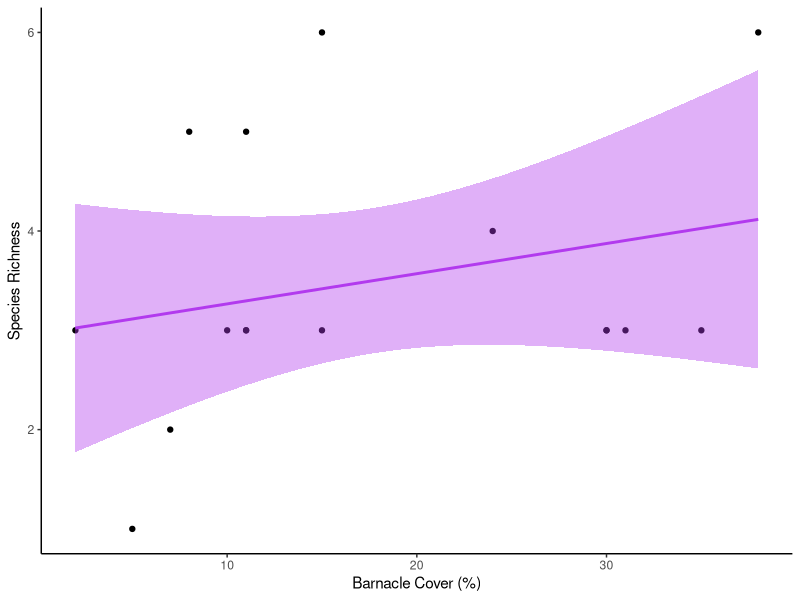
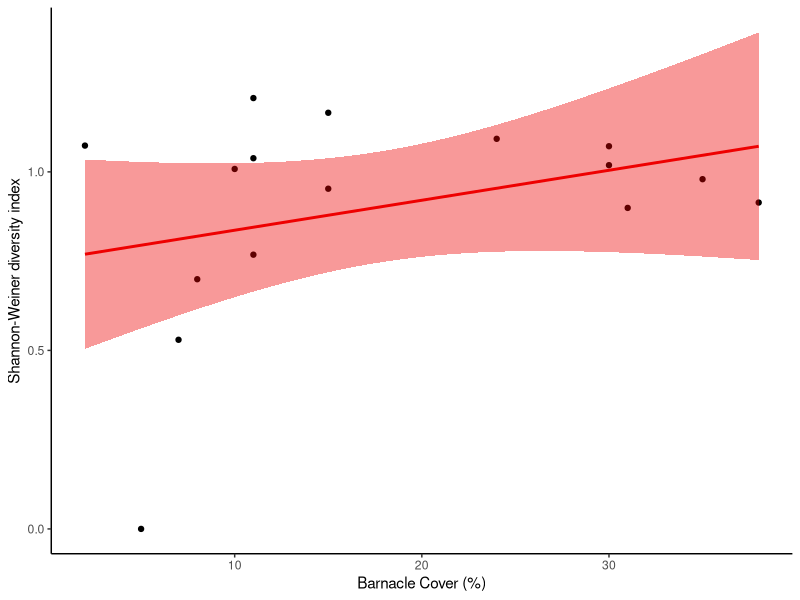
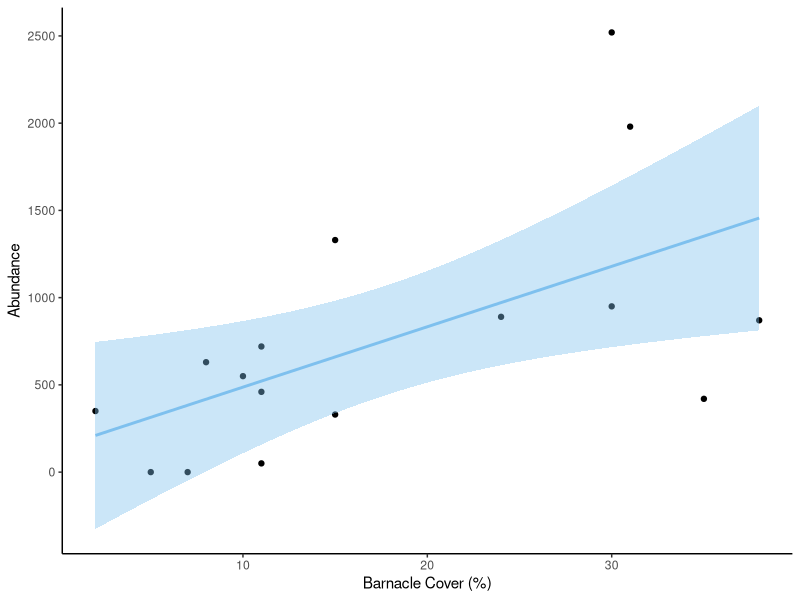
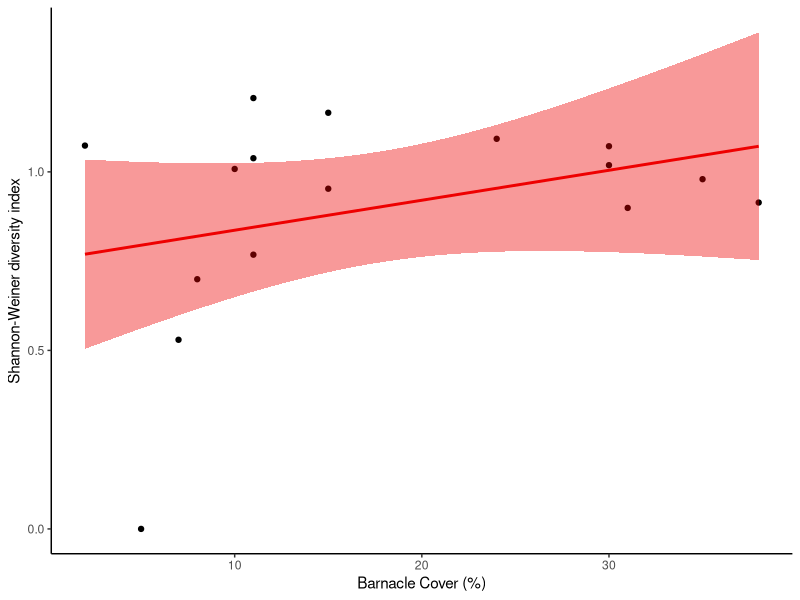
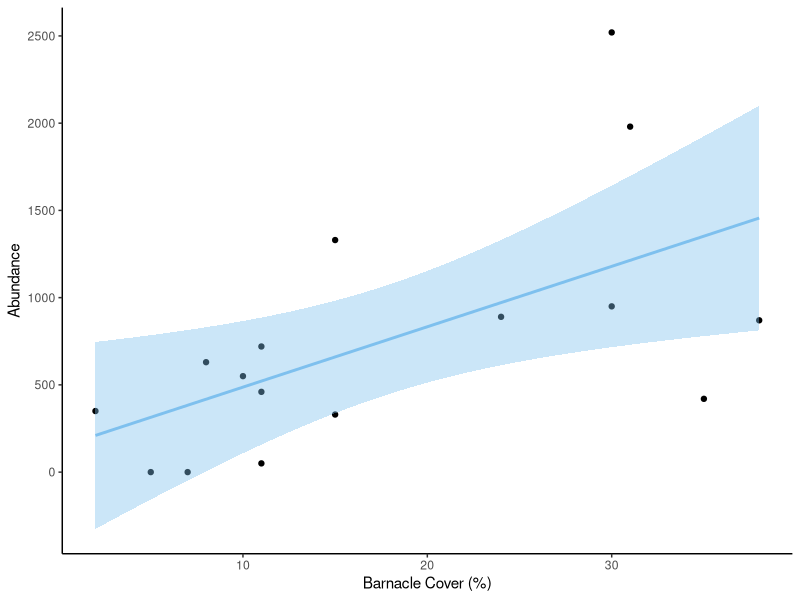

R code for these plots, in order:
## ---- chunk 1
library(tidyverse)
library(here)
biodiversity = read_csv(here("./data/biodiversity.csv"))
cover = read_csv(here("./data/data-entry-final - percent-cover.csv"))
quadrat = read_csv(here("./data/data-entry-final - quadrat-data.csv"))
## ---- chunk 2

#Calculating number of unique species in each quadrat (species richness)
quad_richness <- biodiversity %>%
  drop_na(species) %>%
  group_by(vertical_transect,quadrat) %>%
  summarize(n_spp = length(unique(species)))
## ---- chunk 3

#number of individuals of each species for each quadrat
quad_shannon <- biodiversity %>%
  drop_na(species) %>%
  mutate(n_scaled = n*10)%>%
  group_by(vertical_transect,quadrat, species) %>%
  summarize(n_per_species = sum(n_scaled))

#total number of individuals for each quadrat
quad_total_individuals <- biodiversity %>%
  drop_na(species) %>%
  mutate(n_scaled = n*10)%>%
  group_by (vertical_transect, quadrat)%>%
  summarize(n_total = sum(n_scaled))

quad_shannon <- merge(quad_shannon, quad_total_individuals, all = TRUE, by = c('vertical_transect', 'quadrat'))

#shannon index calculations
quad_shannon<-quad_shannon%>%
  mutate(P_i = n_per_species/n_total) %>%
  mutate(Pi_lnPi = P_i*log(P_i))

#Sum to find shannon index for each quadrat
shannon_index<-quad_shannon%>%
group_by(vertical_transect, quadrat)%>%
summarize(H = -sum(Pi_lnPi))
## ---- chunk 4
#Calculating total number of barnacles (C. dalli and B. glandula) in each quadrat
barnacle_abundance <- biodiversity%>%
    drop_na(species)%>%
    mutate(n_scaled = n*10)%>%
  filter(species == "C. dalli" | species == "B. glandula")%>%
   group_by(vertical_transect,quadrat)%>%
    summarize(n_barnacle = sum(n_scaled))

#Calculating total number of organisms excluding barnacles in each quadrat
abundance_data <- merge(quad_total_individuals, barnacle_abundance, all = TRUE, by = c('vertical_transect', 'quadrat')) %>%
  mutate(n_without_barnacles = n_total-n_barnacle)
## ---- chunk 5
#Adding all data for plots to one dataframe
merged_data <- merge(quad_richness, shannon_index, all = TRUE, by = c('vertical_transect', 'quadrat'))
merged_data <- merge(merged_data, cover, all = TRUE, by = c('vertical_transect', 'quadrat'))
merged_data$n_without_barnacles <- abundance_data$n_without_barnacles
merged_data$side <- quadrat$side
## ---- chunk 6

#plot of species richness vs. barnacle cover
ggplot(data = merged_data, aes(x = per_barnacle, y = n_spp)) +
  geom_point() +
  geom_smooth(method = "lm",fill = "darkorchid2", colour = "darkorchid2")+
  xlab("Barnacle Cover (%)") +
  ylab("Species Richness")+
  theme_classic() 
## ---- chunk 7

#plot of diversity vs. barnacle cover
ggplot(data = merged_data, aes(x = per_barnacle, y = H)) +
  geom_point() +
  geom_smooth(method = "lm",fill = "red2", colour = "red2")+
  xlab("Barnacle Cover (%)") +
  ylab("Shannon-Weiner diversity index")+
  theme_classic()
ggsave(here("./images/diversity_barnacleCover.png"))
## ---- chunk 8
#plot of organism abundance (excluding barnacles) vs barnacle cover
ggplot(data = merged_data, aes(x = per_barnacle, y = n_without_barnacles)) +
  geom_point() +
  geom_smooth(method = "lm", fill = "skyblue2", colour = "skyblue2") +
  xlab("Barnacle Cover (%)") +
  ylab("Abundance") +
  theme_classic()
ggsave(here("./images/abundance_barnacleCover.png"))
## ---- chunk 9
#Models for effect of percent cover on richness, diversity, and abundance  
barnacle_richness_mod <- lm(n_spp~per_barnacle, data = merged_data)
summary(barnacle_richness_mod)

barnacle_diversity_mod <- lm(H~per_barnacle, data = merged_data)
summary(barnacle_diversity_mod)

barnacle_abundance_mod <- lm(n_without_barnacles~per_barnacle, data = merged_data)
summary(barnacle_abundance_mod)
